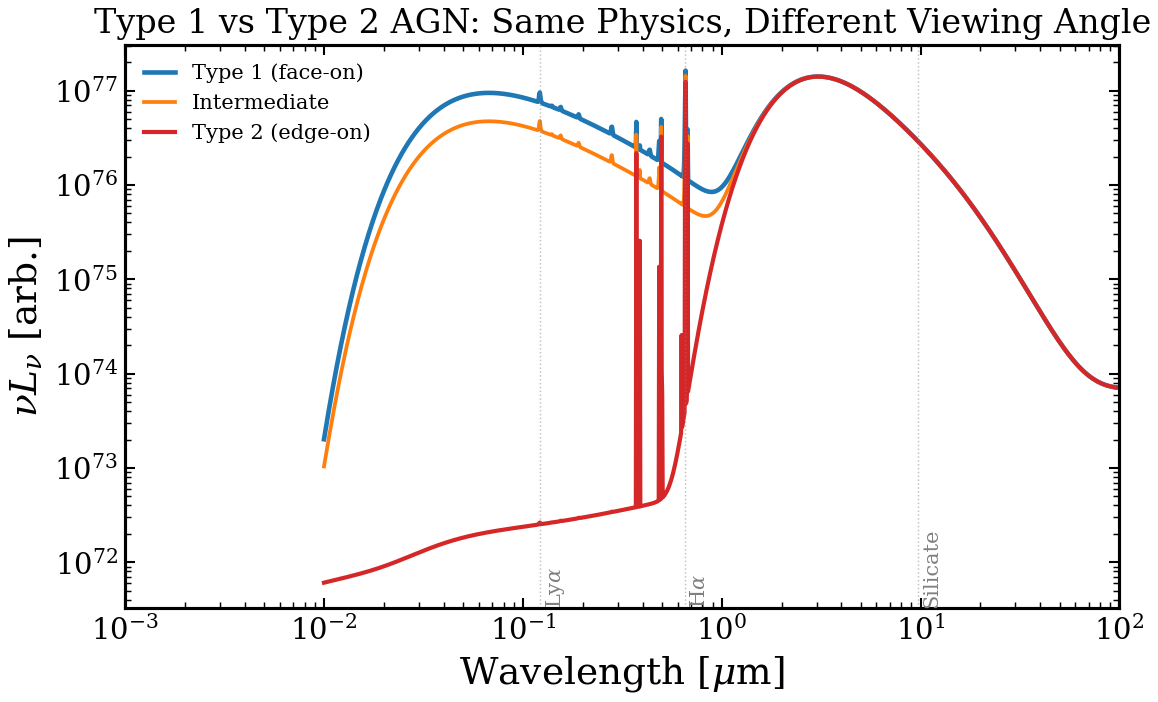

Reproduce this figure in Python.
"""
Type 1 vs Type 2 AGN: Geometric Unification
============================================

The unified model of AGN activity: the same physical system appears as
Type 1 (broad-line, blue disc continuum visible) or Type 2 (narrow-line only,
torus blocks the accretion disc) depending purely on viewing angle.
"""

import jax
import jax.numpy as jnp
import matplotlib.pyplot as plt
import numpy as np

jax.config.update("jax_enable_x64", True)

from tengri import setup_style
from tengri.agn import unified_nlr_blr

setup_style()

# --- Wavelength grid: 1e-3 -- 100 um ---
wave_aa = np.logspace(np.log10(100.0), np.log10(1e7), 2000)
wave_um = wave_aa * 1e-4

# --- Three inclination angles ---
configs = [
    {"cos_inc": 0.95, "label": "Type 1 (face-on)",    "color": "#1f77b4", "lw": 2.2},
    {"cos_inc": 0.50, "label": "Intermediate",          "color": "#ff7f0e", "lw": 1.8},
    {"cos_inc": 0.10, "label": "Type 2 (edge-on)",      "color": "#d62728", "lw": 2.0},
]

fig, ax = plt.subplots(figsize=(8, 5))

wave_jnp = jnp.array(wave_aa)
for cfg in configs:
    lnu = unified_nlr_blr(
        wave_jnp,
        agn_log_lbol=44.0,
        agn_cos_inc=cfg["cos_inc"],
        agn_theta_torus=30.0,
        agn_log_mbh=8.0,
        agn_frac=1.0,
    )
    nulnu = np.array(lnu) * 3e18 / wave_aa  # νLν
    mask = nulnu > 0
    ax.loglog(wave_um[mask], nulnu[mask],
              color=cfg["color"], lw=cfg["lw"], label=cfg["label"])

# Mark key wavelengths
for wl, lbl in [(0.1216, r"Ly$\alpha$"), (0.6563, r"H$\alpha$"), (9.7, "Silicate")]:
    ax.axvline(wl, color="grey", ls=":", lw=0.7, alpha=0.5)
    ax.text(wl * 1.05, ax.get_ylim()[0] if ax.get_ylim()[0] > 0 else 1e35,
            lbl, fontsize=10, color="grey", va="bottom", rotation=90)

ax.set_xlim(1e-3, 100)
ax.set_xlabel(r"Wavelength [$\mu$m]")
ax.set_ylabel(r"$\nu L_\nu$ [arb.]")
ax.set_title("Type 1 vs Type 2 AGN: Same Physics, Different Viewing Angle")
ax.legend(fontsize=10, frameon=False)
fig.tight_layout()
plt.savefig("plot_agn_type12.png", dpi=150, bbox_inches="tight")
plt.show()
